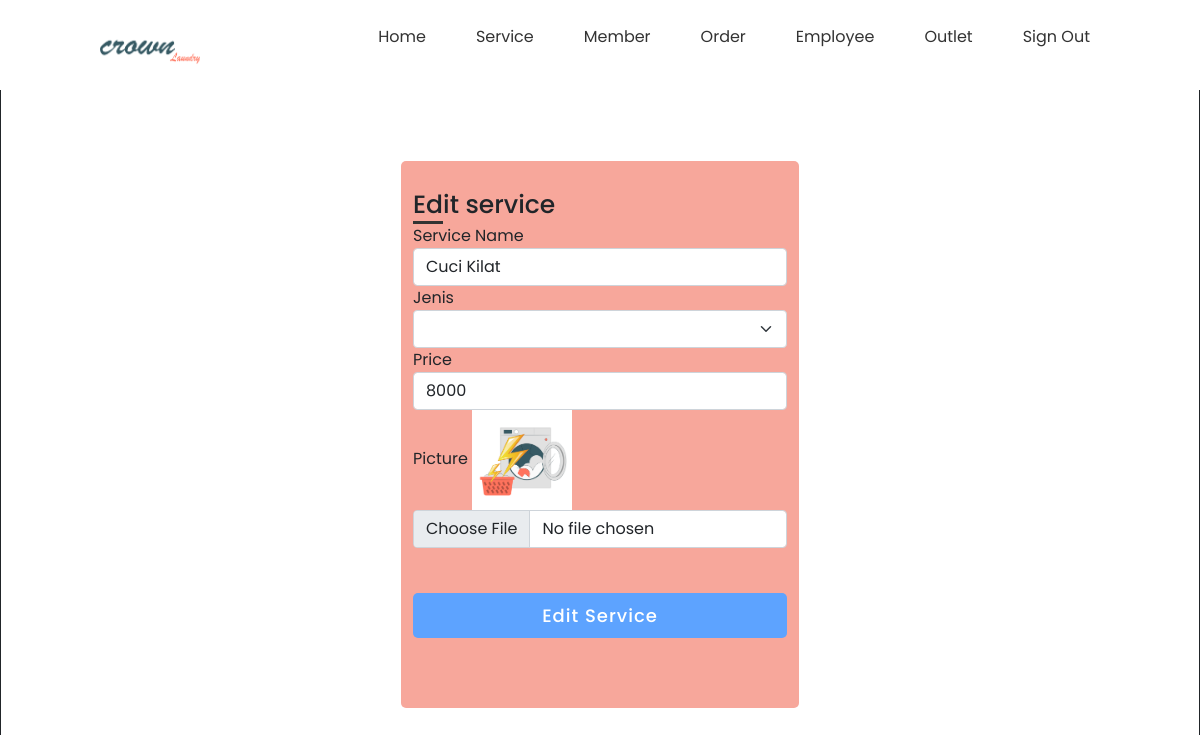
The page /edit_service.php?id_paket=3 (signed in) on the database its author committed.
### tables this page shows
CREATE TABLE `paket` (
  `id_paket` int(11) NOT NULL,
  `nama_paket` varchar(100) NOT NULL,
  `jenis` enum('Kg','Pcs') NOT NULL,
  `harga` int(11) NOT NULL,
  `img` varchar(100) NOT NULL
);

### edit_service.php (the view, shortened to what this page needs)
<!DOCTYPE html>
<html lang="en">
<head>
    <link rel="stylesheet" href="css/edit_service.css">
</head>
<body>
<?php
    include "navbar.php";
    include "koneksi.php";
    $query_paket = mysqli_query($conn, "SELECT * from paket where id_paket='".$_GET['id_paket']."'");
    $data_paket = mysqli_fetch_array($query_paket);
?>
<div class="container">
    <div class="title">Edit service</div>
    <form method="POST" action="proses_edit_service.php" enctype="multipart/form-data">
        <div class="service-details">
            <div class="input-box">
                <span class="details">Service Name</span>
                <input type="text" class="form-control" name="nama_paket" value="<?=$data_paket['nama_paket']?>"required>
            </div>
            <div class="input-box">
                <span class="details">Jenis</span>
                <?php
                    $arr_paket=array('Pcs'=>'Pcs','Kg'=>'Kg');
                ?>
                <select name="jenis" class="form-select" required>
                <option></option>
                <?php foreach ($arr_paket as $key_paket => $val_paket):
                if($key_paket==$data_member['jenis']){
                    $selek="selected";
                } else {
                    $selek="";
                }?>
                <option value="<?=$key_paket?>"<?=$selek?>><?=$val_paket?></option>
                <?php endforeach ?>
                </select>
            </div>
            <div class="input-box">
                <span class="details">Price</span>
                <input type="text" class="form-control" name="harga" value="<?=$data_paket['harga']?>" required>
            </div>
            <div class="mb-3">
                <span for="foto" class="details">Picture</span>
                <img src="img/<?=$data_paket['img']?>" width="100"/></br>
                <input type="file" class="form-control" name="img" value="<?=$data_paket['img']?>">
            </div>
        </div>
        <div class="button">
            <input type="submit" value="Edit Service">
        </div>
    </form>
</div>
</body>
</html>

### css/edit_service.css (style rules this page uses)
* { margin:0; padding: 0; box-sizing: border-box; font-family: 'Poppins', sans-serif; }
body { height: 100vh; border: 1px solid; justify-content: center; align-items: center; padding-top: 80px; padding-bottom: 100px; padding-left: 400px; padding-right: 400px; }
.container { max-width: 700px; width: 100%; background: #f7a79b; padding: 25px 30px; border-radius: 5px; }
.container .title { font-size: 25px; font-weight: 500; position: relative; }
.container .title::before { content: ''; position: absolute; left: 0; bottom: 0; height: 3px; width: 30px; background: #323333; }
form .button { height: 45px; margin: 45px 0; }
form .button input { height: 100%; width: 100%; outline: none; color: #fff; background: #5da3ff; border: none; font-size: 18px; font-weight: 500; letter-spacing: 1px;border-radius: 5px; }

### css/navbar.css (style rules this page uses)
* { margin: 0; padding: 0; box-sizing: border-box; font-family: 'Poppins', sans serif; }

### rows shown on the page
paket: nama_paket "Cuci Kilat", harga "8000", img (picture)
